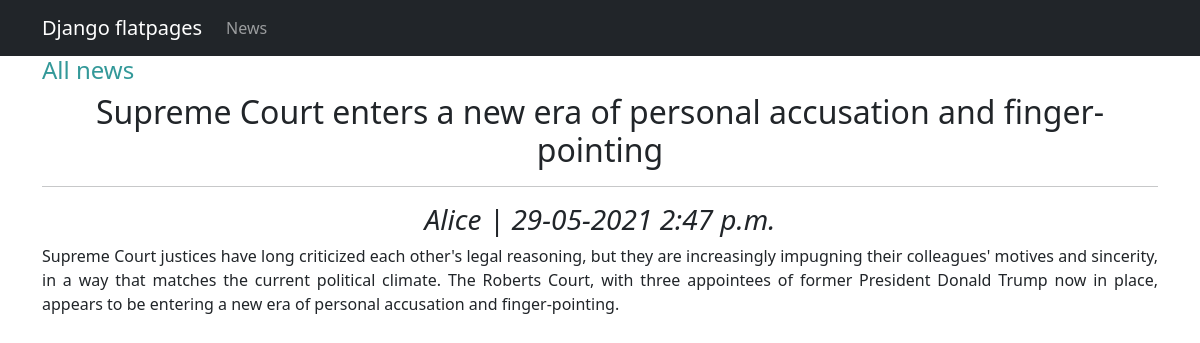
Screenshot of /news/3 with the database file from the repository.
### backend/models.py (models this page shows, shortened)
class Post(models.Model):
    author = models.ForeignKey(Author, on_delete = models.CASCADE)
    my_post_type = [('article', 'article'), ('news', 'news')]
    post_type = models.CharField(max_length = 7, choices = my_post_type)
    create_data = models.DateTimeField(auto_now_add = True)
    title = models.CharField(max_length = 255)
    content = models.TextField()
    rating = models.IntegerField(default = 0)
    category = models.ManyToManyField(Category, through = 'PostCategory')

class Author(models.Model):
    user = models.OneToOneField(User, on_delete = models.CASCADE)
    rating = models.IntegerField(default = 0)
    def __str__(self):
        return f'{self.user.username}'

### backend/views.py (the view)
# urls.py: path('<int:pk>', PostDetail.as_view()),
class PostDetail(DetailView):
    model = Post
    template_name = 'new.html'
    context_object_name = 'post'

### backend/templatetags/custom_filters.py (called while the page is built)
@register.filter(name='censor')
def censor(value):
    words_list = value.split()
    for index, word in enumerate(words_list):
        if word.lower() in obscene_words:
            words_list[index] = "<...>"
    return " ".join(words_list)

### templates/new.html (shortened to what this page needs)
{% extends 'default.html' %}
{% load custom_filters %}
{% block content %}
    <a href="/.." style="text-decoration: none; color: #339999;">
        <h4 style="text-align: left">All news</h4>
    </a>
    <h2>{{ post.title|censor }}</h2>
    <hr>
    <h3><i>{{ post.author }} | {{ post.create_data|date:"d-m-Y P" }}</i></h3>
    <p style="text-align: justify">{{ post.content|censor }}</p>
{% endblock content %}

### rows the page displays
Post: title|censor "Supreme Court enters a new era of personal accusation and finger-pointing", author "Alice", create_data "29-05-2021 2:47 p.m.", content|censor "Supreme Court justices have long criticized each other's legal reasoning, but they are increasingly impugning their colleagues' motives and sincerity, in a way that matches the current political climate. The Roberts Court, with three appointees of former President Donald Trump now in place, appears to be entering a new era of personal accusation and finger-pointing."
